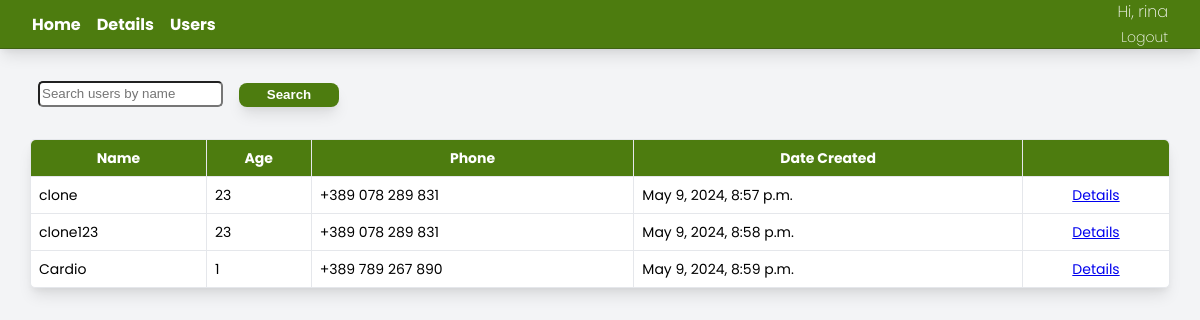
The page /users/ (signed in) on the database its author committed.
### tracker/models.py (models this page shows, shortened)
class UserProfile(models.Model):
    user = models.OneToOneField(AuthUser, null=True, on_delete=models.CASCADE)
    name = models.CharField(max_length=200, null=True)
    age = models.IntegerField(null=True)  # Changed to IntegerField
    phone = models.CharField(max_length=200, null=True)
    date_created = models.DateTimeField(auto_now_add=True, null=True)

### tracker/decorators.py (the view)
    def wrapper_func(request, *args, **kwargs):
        group = None
        if request.user.groups.exists():
            group = request.user.groups.all()[0].name
        if group == 'gym_user':
            return redirect('user')
        else:
            return view_func(request, *args, **kwargs)

### tracker/views.py (called while the page is built)
@login_required(login_url='login')
@admin_only
def users(request):
    query = request.GET.get('query', '')
    if query:
        users = UserProfile.objects.filter(Q(name__icontains=query))
    else:
        users = UserProfile.objects.all()
    return render(request, 'tracker/users.html', {'users': users})

### tracker/templates/tracker/users.html
{% extends 'tracker/base.html' %}
{% block content %}
<div class="stats-conatiner">
    <div style="margin: 2rem; padding-left: 0.5%">
        <form method="get" action="">
            <div style="display: flex; gap: 1rem;">
                <input style="border-radius: 5px" type="text" name="query" placeholder="Search users by name"
                       value="{{ request.GET.query }}">
                <div style="width: 100px">
                    <button class="stats-card-layout-workout-button" type="submit">Search</button>
                </div>
            </div>
        </form>
    </div>
    <div class="stats-table-container" style="border: none; margin:  5rem auto; margin-top: 1rem; width: 95%">
        <table class="stats-table">
            <thead class="stats-header">
            <tr>
                <th class="table-cell">Name</th>
                <th class="table-cell">Age</th>
                <th class="table-cell">Phone</th>
                <th class="table-cell">Date Created</th>
                <th class="table-cell"></th>
            </tr>
            </thead>
            <tbody>
            {% for user in users %}
            <tr>
                <td class="table-cell">{{ user.name }}</td>
                <td class="table-cell">{{ user.age }}</td>
                <td class="table-cell">{{ user.phone }}</td>
                <td class="table-cell">{{ user.date_created }}</td>
                <td class="table-cell"><a href="{% url 'user_details' user.id %}" style="display: flex; place-content: center">Details</a>
                </td>
            </tr>
            {% endfor %}
            </tbody>
        </table>
    </div>
</div>
{% endblock %}

### tracker/templates/tracker/base.html (shortened to what this page needs)
<!DOCTYPE html>
{% load static %}
<html>
<head>
    <link rel="stylesheet" href="{% static 'tracker/styles.css' %}" type="text/css">
    <link rel="stylesheet" href="{% static 'tracker/navbar.css' %}" type="text/css">
    <link rel="stylesheet" href="{% static 'tracker/dashboard.css' %}" type="text/css">
    <link rel="stylesheet" href="{% static 'tracker/stats.css' %}" type="text/css">
</head>
<body style="background-color: #F3F4F6;">
<div class="container">
    {% include 'tracker/navbar.html' %}
    {% block content %}
    {% endblock %}
</div>
</body>
</html>

### tracker/templates/tracker/navbar.html
<div class="navbar">
    <div class="nav-items-container">
        <span><a class="nav-items" style="text-decoration: none;"
                 href="{% url 'home' %}">Home</a></span>
        <span><a class="nav-items" style="text-decoration: none;"
                 href="{% url 'user_details' request.user.id %}">Details</a></span>
        {% if request.user.is_staff %}
        <span><a class="nav-items" style="text-decoration: none" href="{% url 'users' %}">Users</a></span>
        {% endif %}
    </div>
    <div class="user-details-container">
        <span style="font-weight: 200">Hi, {{ request.user }}</span>
        <span><a class="nav-items"
                 style="text-decoration: none; font-size: 0.875rem; line-height: 1.25rem; font-weight: 200"
                 href="{% url 'logout' %}">Logout</a></span>
    </div>
</div>

### tracker/static/tracker/styles.css (style rules this page uses)
body { padding: 0; margin: 0; font-family: 'Poppins', sans-serif; }
input { border-radius: 5px; }

### tracker/static/tracker/navbar.css (style rules this page uses)
.navbar { display: flex; flex-direction: row; justify-content: space-between; align-items: center; gap: 0.5rem; width: 100%; height: 3rem; border-bottom: 1px solid rgb(63 98 18); background-color: rgb(77 124 15); box-shadow: 0 10px 15px -3px rgba(0, 0, 0, 0.1), 0 4px 6px -2px rgba(0, 0, 0, 0.05); font-weight: 700; color: #ffffff; }
.nav-items-container { display: flex; gap: 1rem; padding: 2rem; }
.user-details-container { display: flex; flex-direction: column; align-items: flex-end; padding: 2rem; }
.nav-items { text-decoration: none !important; border-radius: 0.25rem; cursor: pointer; color: #ffffff; }

### tracker/static/tracker/dashboard.css (style rules this page uses)
.table-cell { border-bottom: 1px solid #E5E7EB; border-right: 1px solid #E5E7EB; padding: 0.5rem; font-size: 0.875rem; line-height: 1.25rem; }
table tr:last-child td { border-bottom: none; }
table tr td:last-child, table tr th:last-child { border-right: none; border-top-right-radius: 0.3rem; }
table tr td:first-child, table tr th:first-child { border-top-left-radius: 0.3rem; }

### tracker/static/tracker/stats.css (style rules this page uses)
.stats-card-layout-workout-button { width: 100%; height: 1.5rem; background-color: rgb(77 124 15); border: none; border-radius: 0.5rem; box-shadow: 0 10px 15px -3px rgba(0, 0, 0, 0.1), 0 4px 6px -2px rgba(0, 0, 0, 0.05); font-weight: 600; color: #ffffff; cursor: pointer; }
.stats-table-container { width: 100%; border-radius: 0.125rem; border: 1px solid #9CA3AF; }
.stats-table { width: 100%; background-color: white; border: 1px solid #E5E7EB; border-radius: 0.3rem; border-spacing: 0; box-shadow: 0 10px 15px -3px rgba(0, 0, 0, 0.1), 0 4px 6px -2px rgba(0, 0, 0, 0.05); overflow-y: auto; }
.stats-header { background-color: rgb(77 124 15); color: #ffffff; padding: 0; }

### rows shown on the page
UserProfile: name "clone", age "23", phone "+389 078 289 831", date_created "May 9, 2024, 8:57 p.m."
UserProfile: name "clone123", age "23", phone "+389 078 289 831", date_created "May 9, 2024, 8:58 p.m."
UserProfile: name "Cardio", age "1", phone "+389 789 267 890", date_created "May 9, 2024, 8:59 p.m."

### other values the page prints
{{ request.user }} "rina"
